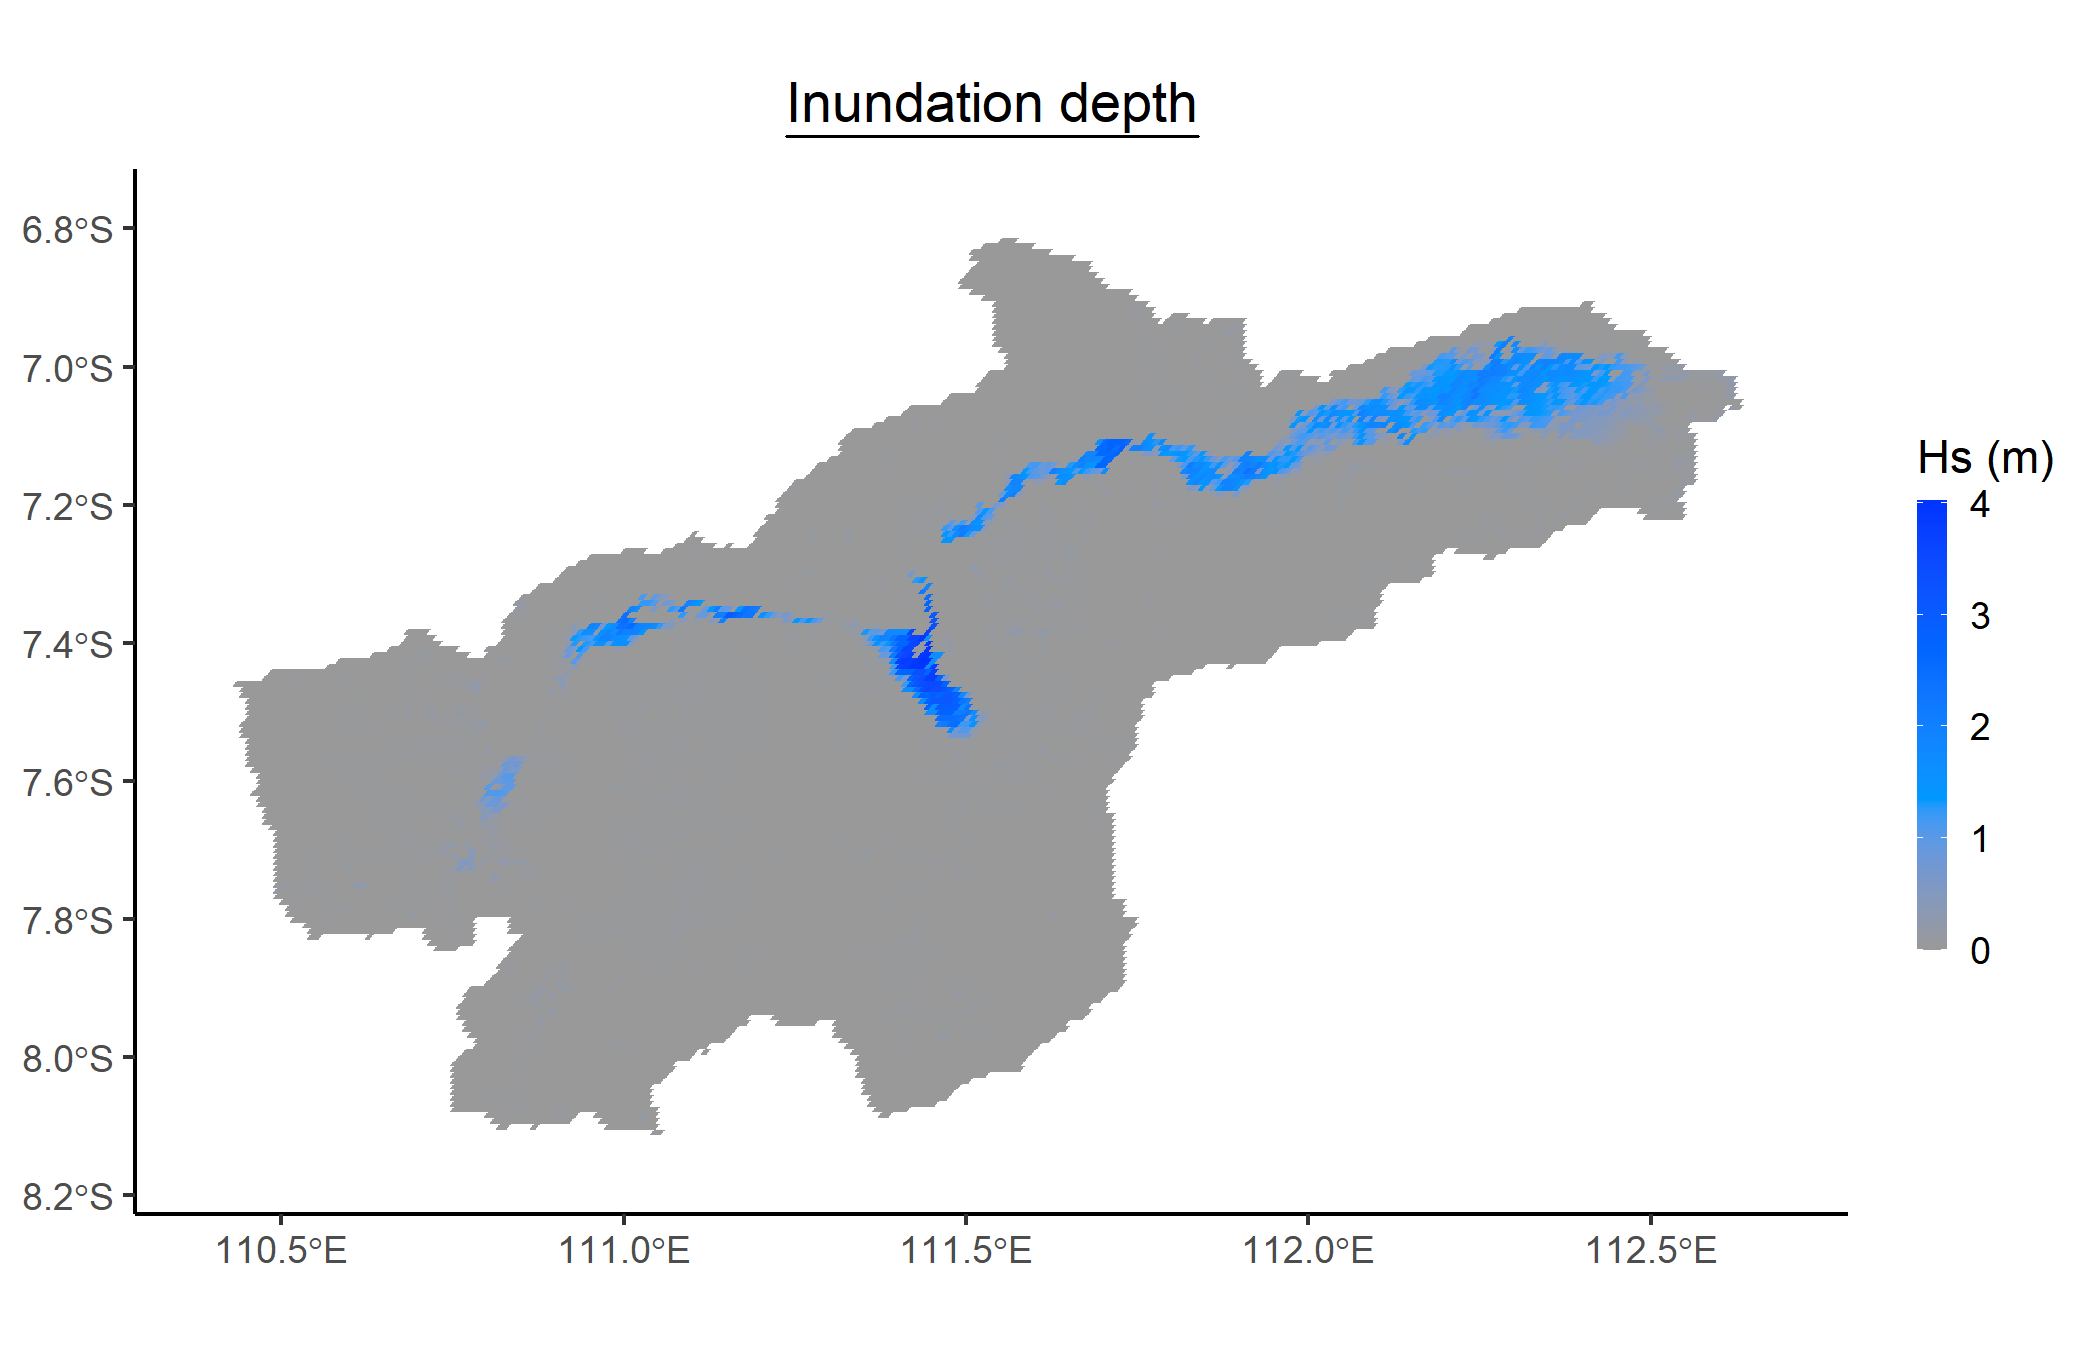

Reproduce this figure in R.
# load packages
packages <- c("readr", "tidyr", "dplyr", "sf", "ggplot2")
load <- lapply(packages, library, character.only = TRUE)

# read RRI Hs output file
hs.out <-
  read_table("C:/Users/Georgios Boumis/Desktop/RRIr/hs_example.out",
             col_names = FALSE)

# read RRI dem file
dem <-
  read_lines(
    "C:/Users/Georgios Boumis/Desktop/RRIr/dem_example.txt",
    skip = 2,
    n_max = 3
  )

# initialize latitude/longitude matrices
lat <- matrix(nrow = dim(hs.out)[1], ncol = dim(hs.out)[2])
lon <- matrix(nrow = dim(hs.out)[1], ncol = dim(hs.out)[2])

# extract latitude/longitude of lower-left corner and cell size
yllcorner <- as.numeric(sub(".* ", "", dem[2]))
xllcorner	<- as.numeric(sub(".* ", "", dem[1]))
cellsize <- as.numeric(sub(".* ", "", dem[3]))

# compute latitudes/longitudes of each cell and fill in matrices
latitudes <-
  seq(yllcorner, yllcorner + (dim(hs.out)[1] - 1) * cellsize, by = cellsize)
latitudes <- rev(latitudes)

longitudes <-
  seq(xllcorner, xllcorner + (dim(hs.out)[2] - 1) * cellsize, by = cellsize)

for (i in 1:ncol(lat)) {
  lat[, i] <- latitudes
}

for (i in 1:nrow(lon)) {
  lon[i, ] <- longitudes
}

# prepare latitude/longitude matrices for plotting
lat <- as.data.frame(lat)
lat <-
  lat %>% pivot_longer(cols = 1:ncol(lat),
                       names_to = "Temporary",
                       values_to = "Latitude") %>% select("Latitude")

lon <- as.data.frame(lon)
lon <-
  lon %>% pivot_longer(cols = 1:ncol(lon),
                       names_to = "Temporary",
                       values_to = "Longitude") %>% select("Longitude")

# prepare Hs for plotting
hs <-
  hs.out %>% pivot_longer(
    cols = 1:ncol(hs.out),
    names_to = "Temporary",
    values_to = "Hs"
  ) %>% select("Hs")

# create sf data frame with Hs, latitude and longitude columns
hs.sf <-
  data.frame(Hs = hs[['Hs']], Y = lat[['Latitude']], X = lon[['Longitude']])
hs.sf <- st_as_sf(hs.sf, coords = c("X", "Y"))
st_crs(hs.sf) <- 4326

hs.sf[['Hs']][which(hs.sf[['Hs']] == -0.1)] <- NA

# plot inundation depth
ggplot() +
  theme_classic() +
  labs(title = expression(underline("Inundation depth"))) +
  geom_sf(data = hs.sf, aes(color = Hs)) +
  theme(plot.title = element_text(hjust = 0.5)) +
  scale_color_gradientn(
    colours = c("#999999", "#0099FF", "#0066FF", "#0033FF"),
    na.value = "#FFFFFF",
    limits = c(min(hs.sf[['Hs']]), max(hs.sf[['Hs']]))
  ) +
  guides(color = guide_colourbar(
    title = "Hs (m)",
    barwidth = 0.5,
    barheight = 7.5
  ))

# save inundation depth image
ggsave(
  "vizHs.png",
  device = "png",
  unit = "in",
  height = 4.5,
  width = 7,
  dpi = 300
)
